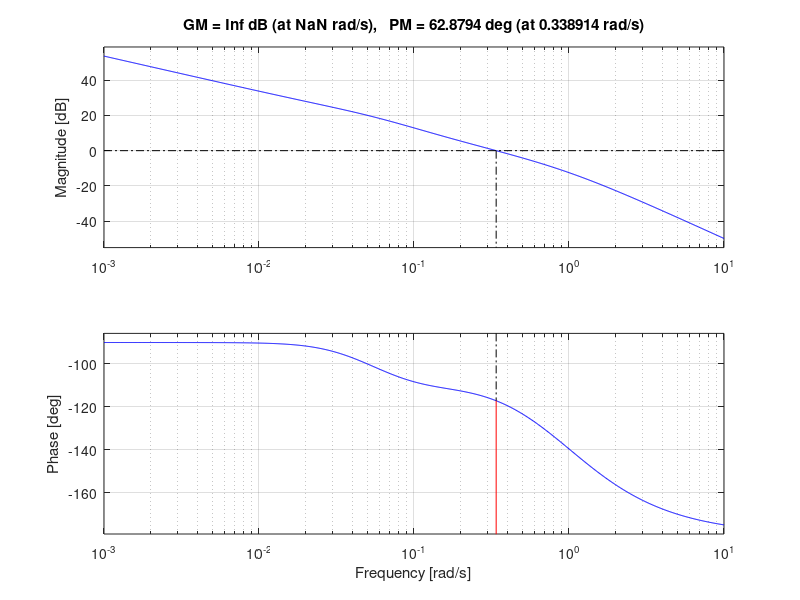
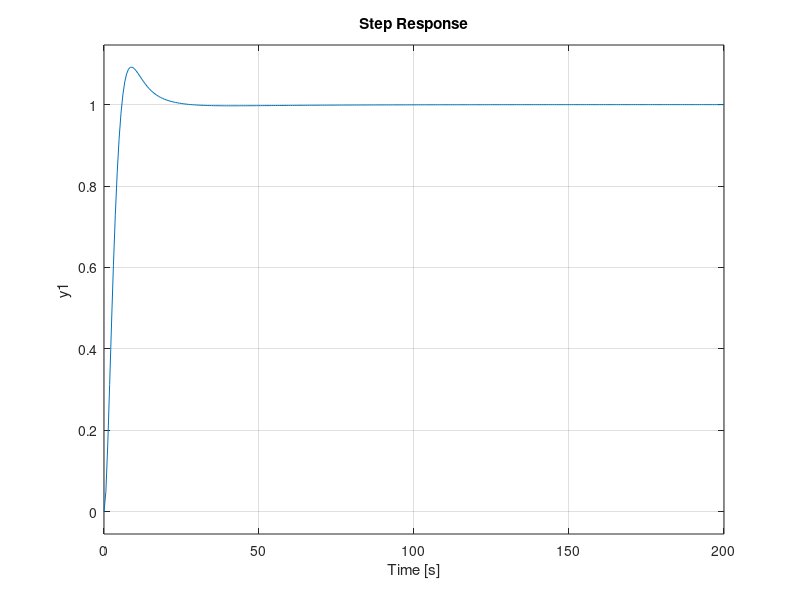

These charts were generated, in order, by the following MATLAB code:

%%
%9a
s=tf('s');

G = 25.9/(18.4*s+1)^2;

Tr=4;
phi_m=62;
wcd=1.35/Tr;
e=0;
B=0.13;

%Konstruktion av Flag 
Gwcd=freqresp(G,wcd);
phi_md=180+angle(Gwcd)*(180/pi);

phi_max = phi_m - phi_md + 6

%--------------------Med beta---------

Td=1/(wcd*sqrt(B))

K=sqrt(B)/abs(Gwcd)

Flead= K*(Td*s+1)/(B*Td*s+1);

%Konstruktion av Flag 
Ti=10/wcd

eb=1/e-1;

gamma=K*freqresp(G,0)/eb

Flag=(Ti*s+1)/(Ti*s+gamma);

Gny=G*Flead*Flag;

margin(Gny)

figure(2)

Gc = feedback(Gny,1);
step(Gc)



